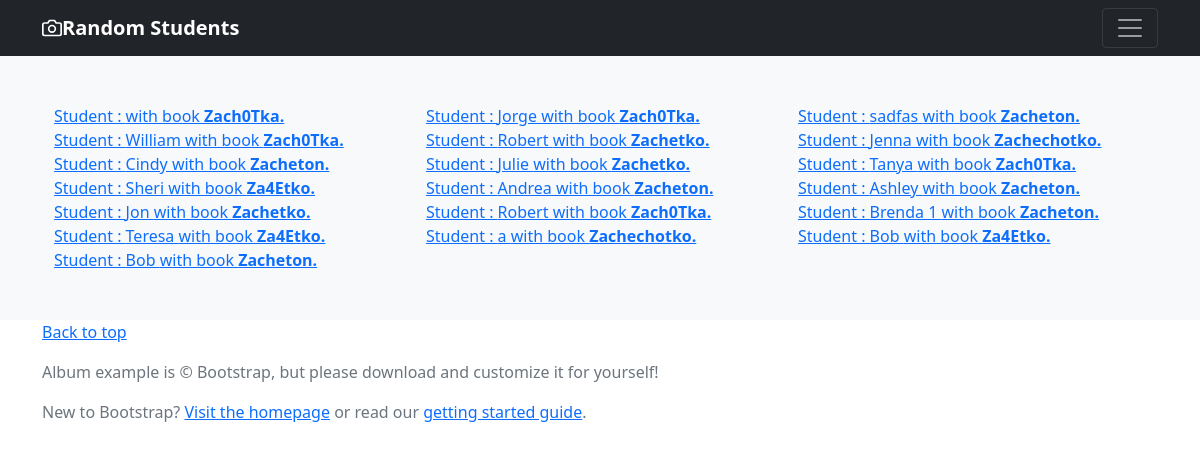
/books, run on the app's committed database.
### homepage/models.py (models this page shows)
class Book(models.Model):
    id = models.AutoField(primary_key=True)
    name = models.CharField(max_length=200)

class Student(models.Model):
    id = models.IntegerField(primary_key=True)
    name = models.CharField(max_length=100)
    social_url = models.CharField(max_length=200, null=True, blank=True)
    surname = models.CharField(max_length=100, blank=True)
    age = models.IntegerField(null=True, blank=True)
    sex = models.CharField(max_length=100, blank=True)
    address = models.CharField(max_length=100, blank=True)
    description = models.TextField(max_length=100, blank=True)
    birthday = models.CharField(max_length=100, blank=True)
    email = models.CharField(max_length=100, blank=True)
    is_active = models.CharField(max_length=100, null=True)
    normalized_name = models.CharField(max_length=100, null=True)
    subject = models.ForeignKey('homepage.Subject', on_delete=models.SET_NULL,
                                null=True)
    book = models.OneToOneField('homepage.Book', on_delete=models.CASCADE,
                                null=True)

### homepage/views.py (the view)
# urls.py: path('books', views.BooksView.as_view(), name='books'),
class BooksView(View):
    def get(self, request):
        books = Book.objects.all()
        context = {
            'books': books,
        }
        return render(request, 'books_view.html', context=context)

### homepage/templates/books_view.html (shortened to what this page needs)
{% extends "base.html" %}
{% block body %}
<div class="album py-5 bg-light">
    <div class='container'>
        <div class="container">
            <div class="row">
                {% for book in books %}
                <div class="col-lg-4">
                    <a type="button" href="{% url 'homepage:edit_book' id=book.id %}">Student : {{ book.student.name }} with book <b>{{ book.name }}</b></a>
                </div>
                {% endfor %}
            </div>
        </div>
    </div>
</div>
{% endblock %}

### data on the page
Book: name "Zach0Tka."
Book: student.name "Jorge", name "Zach0Tka."
Book: student.name "sadfas", name "Zacheton."
Book: student.name "William", name "Zach0Tka."
Book: student.name "Robert", name "Zachetko."
Book: student.name "Jenna", name "Zachechotko."
Book: student.name "Cindy", name "Zacheton."
Book: student.name "Julie", name "Zachetko."
Book: student.name "Tanya", name "Zach0Tka."
Book: student.name "Sheri", name "Za4Etko."
Book: student.name "Andrea", name "Zacheton."
Book: student.name "Ashley", name "Zacheton."
Book: student.name "Jon", name "Zachetko."
Book: student.name "Robert", name "Zach0Tka."
Book: student.name "Brenda 1", name "Zacheton."
Book: student.name "Teresa", name "Za4Etko."
Book: student.name "a", name "Zachechotko."
Book: student.name "Bob", name "Za4Etko."
Book: student.name "Bob", name "Zacheton."
